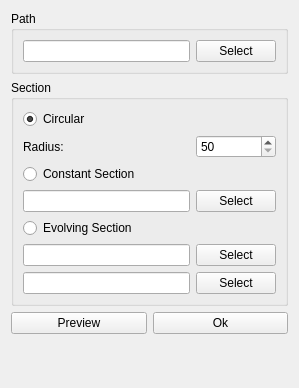
<?xml version="1.0" encoding="UTF-8"?>
<ui version="4.0">
 <class>Form</class>
 <widget class="QWidget" name="Form">
  <property name="geometry">
   <rect>
    <x>0</x>
    <y>0</y>
    <width>299</width>
    <height>388</height>
   </rect>
  </property>
  <property name="windowTitle">
   <string>Form</string>
  </property>
  <layout class="QGridLayout" name="gridLayout_4">
   <item row="2" column="1">
    <widget class="QPushButton" name="uiOk">
     <property name="text">
      <string>Ok</string>
     </property>
    </widget>
   </item>
   <item row="0" column="0" colspan="2">
    <widget class="QGroupBox" name="groupBox">
     <property name="title">
      <string>Path</string>
     </property>
     <layout class="QGridLayout" name="gridLayout">
      <item row="0" column="1">
       <widget class="QLineEdit" name="uiPathLineEdit">
        <property name="readOnly">
         <bool>true</bool>
        </property>
       </widget>
      </item>
      <item row="0" column="2">
       <widget class="QPushButton" name="uiSelectPathButton">
        <property name="toolTip">
         <string>Select a path</string>
        </property>
        <property name="text">
         <string>Select</string>
        </property>
       </widget>
      </item>
     </layout>
    </widget>
   </item>
   <item row="2" column="0">
    <widget class="QPushButton" name="uiPreview">
     <property name="text">
      <string>Preview</string>
     </property>
    </widget>
   </item>
   <item row="1" column="0" colspan="2">
    <widget class="QGroupBox" name="groupBox_2">
     <property name="title">
      <string>Section</string>
     </property>
     <layout class="QGridLayout" name="gridLayout_2">
      <item row="6" column="0">
       <widget class="QLineEdit" name="uiLastSectionLineEdit"/>
      </item>
      <item row="1" column="1">
       <widget class="QSpinBox" name="uiRadiusSpinBox">
        <property name="minimum">
         <number>50</number>
        </property>
        <property name="maximum">
         <number>500</number>
        </property>
        <property name="singleStep">
         <number>50</number>
        </property>
       </widget>
      </item>
      <item row="2" column="0">
       <widget class="QRadioButton" name="uiConstantSectionRadioButton">
        <property name="text">
         <string>Constant Section</string>
        </property>
        <attribute name="buttonGroup">
         <string notr="true">buttonGroup</string>
        </attribute>
       </widget>
      </item>
      <item row="3" column="1">
       <widget class="QPushButton" name="uiSelectConstantSectionButton">
        <property name="toolTip">
         <string>Select a constant cross section</string>
        </property>
        <property name="text">
         <string>Select</string>
        </property>
       </widget>
      </item>
      <item row="5" column="1">
       <widget class="QPushButton" name="uiSelectFirstSectionButton">
        <property name="toolTip">
         <string>Select an inital cross section</string>
        </property>
        <property name="text">
         <string>Select</string>
        </property>
       </widget>
      </item>
      <item row="6" column="1">
       <widget class="QPushButton" name="uiSelectLastSectionButton">
        <property name="toolTip">
         <string>Select an end cross section</string>
        </property>
        <property name="text">
         <string>Select</string>
        </property>
       </widget>
      </item>
      <item row="3" column="0">
       <widget class="QLineEdit" name="uiConstantSectionLineEdit"/>
      </item>
      <item row="4" column="0">
       <widget class="QRadioButton" name="uiEvolvingSectionRadioButton">
        <property name="text">
         <string>Evolving Section</string>
        </property>
        <attribute name="buttonGroup">
         <string notr="true">buttonGroup</string>
        </attribute>
       </widget>
      </item>
      <item row="5" column="0">
       <widget class="QLineEdit" name="uiFirstSectionLineEdit"/>
      </item>
      <item row="1" column="0">
       <widget class="QLabel" name="uiRadiusLabel">
        <property name="text">
         <string>Radius:</string>
        </property>
       </widget>
      </item>
      <item row="0" column="0">
       <widget class="QRadioButton" name="uiCircularRadioButton">
        <property name="text">
         <string>Circular</string>
        </property>
        <property name="checked">
         <bool>true</bool>
        </property>
        <attribute name="buttonGroup">
         <string notr="true">buttonGroup</string>
        </attribute>
       </widget>
      </item>
     </layout>
    </widget>
   </item>
   <item row="3" column="1">
    <spacer name="verticalSpacer">
     <property name="orientation">
      <enum>Qt::Vertical</enum>
     </property>
     <property name="sizeHint" stdset="0">
      <size>
       <width>20</width>
       <height>40</height>
      </size>
     </property>
    </spacer>
   </item>
  </layout>
 </widget>
 <resources/>
 <connections/>
 <buttongroups>
  <buttongroup name="buttonGroup"/>
 </buttongroups>
</ui>
